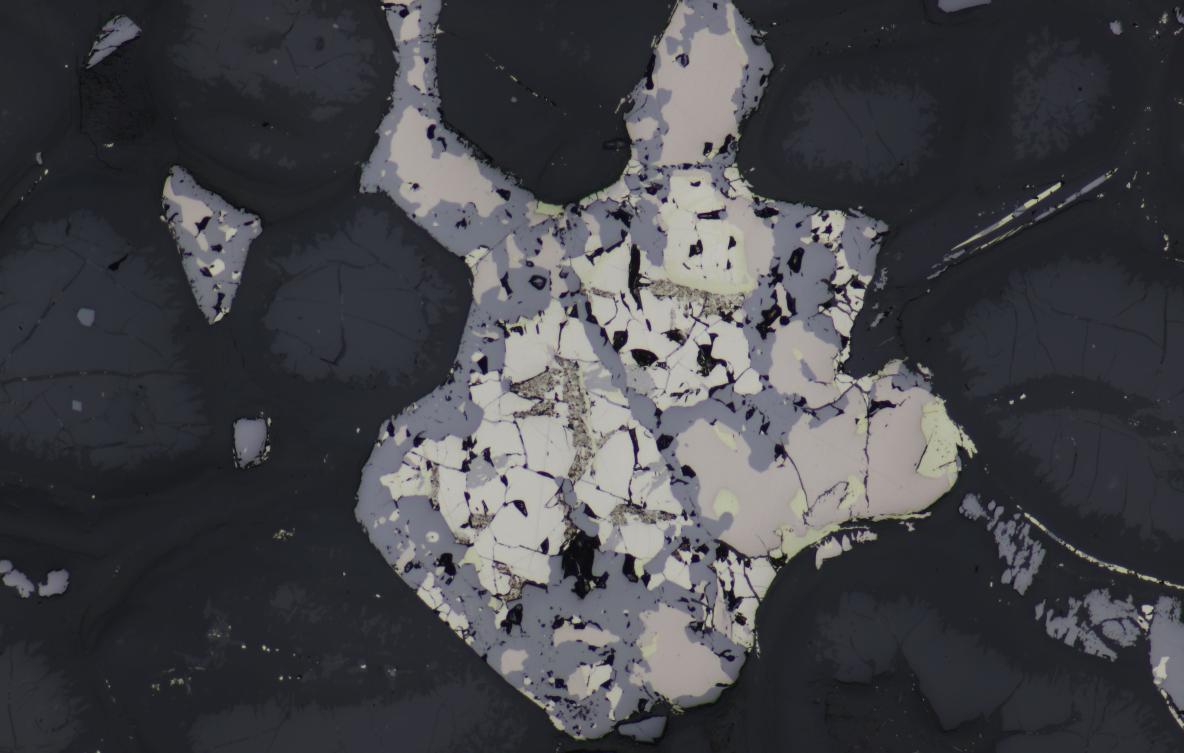
#> input picture app/server/normalize/ref_067.jpg, 5916 x 3765 px (shown at 1/5 size)
$ python normalize_v4.py
#> lines starting #> are read from the running program, lines starting #| are printed output that depends on the picture; after the words box and inside, x2 and y2 are one past the last pixel; in counts of white or black regions, pixels touching at a corner belong together
# -*- coding: utf-8 -*-
"""
Нормализация аншлифов (Норникель) к единому виду — метод v4.

ЗАЧЕМ
  Кадры сняты разными мыльницами без контроля параметров: гуляют цветовой каст
  (зелень/синева) и экспозиция (темень/засвет). Тест на хакатоне может содержать
  такие же «кривые» кадры — этот скрипт приводит любой из них к единому виду.

КАК (две независимые стадии; обе устойчивы к тому, каких фаз в кадре много)
  1) ЦВЕТ. Совмещаем гистограммы каналов: R и B подгоняем к G аффинно
     (только растяжение+сдвиг, форму не меняем). Опоры считаем ТОЛЬКО по
     малонасыщенным (серым) пикселям и в 2 итерации, поэтому жёлтый халькопирит
     и розовый пентландит не загрязняют подгонку и сохраняют свой оттенок.
     Так одновременно уходят «зелёные тени» и «фиолетовые света» —
     то, что один общий множитель починить не может.
  2) ЯРКОСТЬ. Чёрную/белую точки по яркости тянем к эталону (067),
     одинаково по всем каналам — цвет при этом не искажается.

ЗАПУСК
  python normalize_v4.py                 # прогон всей базы SRC -> DST (по умолчанию)
  python normalize_v4.py <вход> <выход>  # файл -> файл, или папка -> папка (рекурсивно)

Требуется: numpy, opencv-python.
"""
import os, sys, time, numpy as np, cv2
from concurrent.futures import ProcessPoolExecutor

# ---------- пути по умолчанию (режим "вся база") ----------
SRC = r"C:\projects\nornikel\nornikel_data"
DST = r"C:\projects\nornikel\nornikel_data_norm"
# Эталон яркости: env NORMALIZE_REF, иначе бандл рядом со скриптом (портативно при
# деплое). Если и его нет — ref_tone() падает на вшитый фолбэк REF_BLACK/WHITE.
REF = os.environ.get("NORMALIZE_REF") or os.path.join(os.path.dirname(__file__), "ref_067.jpg")

# ---------- параметры метода ----------
NEUTRAL_P = 45.0         # доля самых малонасыщенных пикселей, считаемых "серыми"
ALO, AHI  = 2.0, 98.0    # перцентили-опоры для аффинного совмещения каналов
ITERS     = 2            # итераций уточнения (каст сам себя не маскирует)
BLACK_P, WHITE_P = 0.3, 99.7   # перцентили чёрной/белой точки по яркости
# эталонные тоновые точки (sRGB, посчитаны с 067) — фолбэк, если REF недоступен:
REF_BLACK, REF_WHITE = 0.0621, 0.7400

# ---------- производительность / память ----------
JPEG_Q        = 95
BIG_BYTES     = 40_000_000    # файлы крупнее -> отдельный "тяжёлый" пул (напр. pans 574 МП)
SMALL_WORKERS = 12
BIG_WORKERS   = 2
IMG_EXT       = (".jpg", ".jpeg", ".png", ".bmp", ".tif", ".tiff")
cv2.setNumThreads(2)

def load(path):
#> called with path = 'app/server/normalize/ref_067.jpg'
    b = cv2.imdecode(np.fromfile(path, np.uint8), cv2.IMREAD_COLOR)
#> b is the input picture: shape (3765, 5916, 3); mean B, G, R 72.8, 68.4, 67.9
    if b is None:
        raise IOError("не читается изображение")
    return cv2.cvtColor(b, cv2.COLOR_BGR2RGB).astype(np.float32) / 255.0

def lum(x):
    return x[..., 0]*0.299 + x[..., 1]*0.587 + x[..., 2]*0.114

def align_channels(img):            # in-place; G не трогаем
    for _ in range(ITERS):
        chroma = img.max(2) - img.min(2)
        thr = np.percentile(chroma, NEUTRAL_P)
        nm = chroma <= thr
        if nm.sum() < 2000:          # почти нет серых — берём весь кадр
            nm = np.ones(chroma.shape, bool)
        g = img[..., 1][nm]; glo, ghi = np.percentile(g, [ALO, AHI])
        for c in (0, 2):
            cc = img[..., c][nm]; clo, chi = np.percentile(cc, [ALO, AHI])
            s = np.float32((ghi - glo) / max(chi - clo, 1e-6))
            ch = img[..., c]; ch -= np.float32(clo); ch *= s; ch += np.float32(glo)
            np.clip(ch, 0, 1, out=ch)
        del chroma, nm
#> this loop made 2 passes
#> (thr, glo, ghi) on passes 1 to 2: (0.0314, 0.106, 0.729), (0.0184, 0.102, 0.733)
#> pass 1, in align_channels, `chroma = img.max(2) - img.min(2)`:
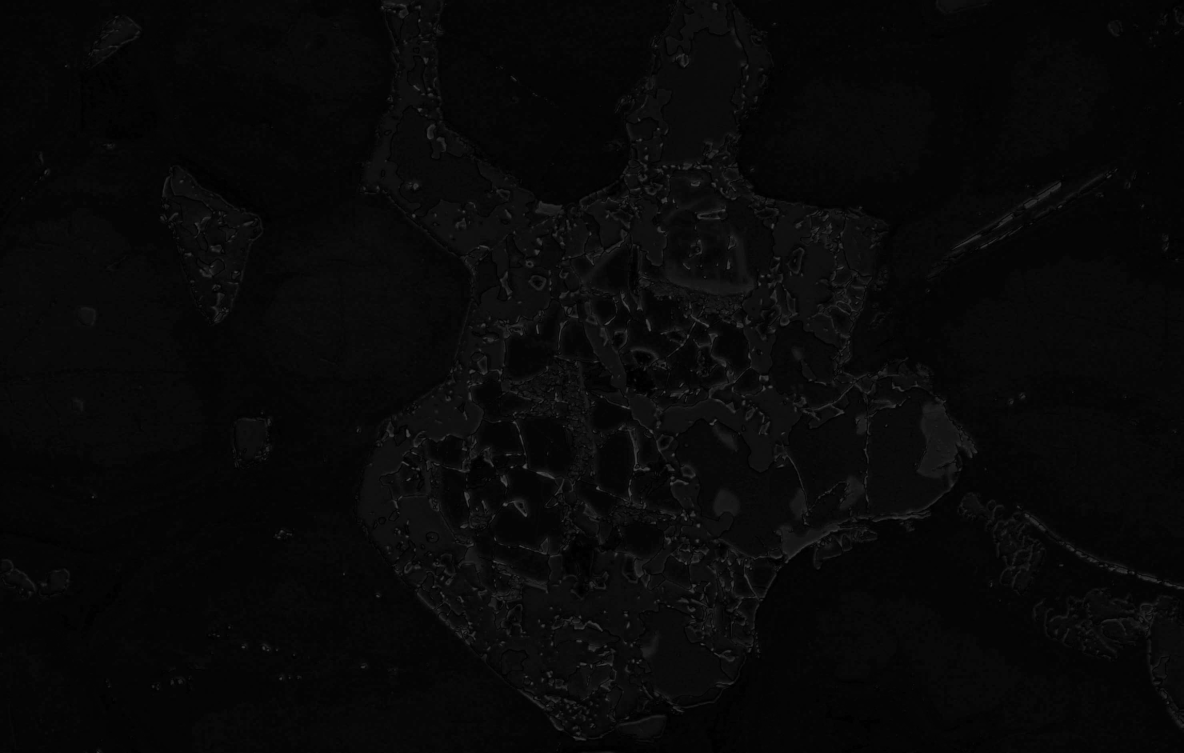
#> chroma: shape (3765, 5916) float32 (shown at 1/5 size); min 0, max 0.38, mean 0.0368
#> pass 1, in align_channels, `nm = chroma <= thr`:
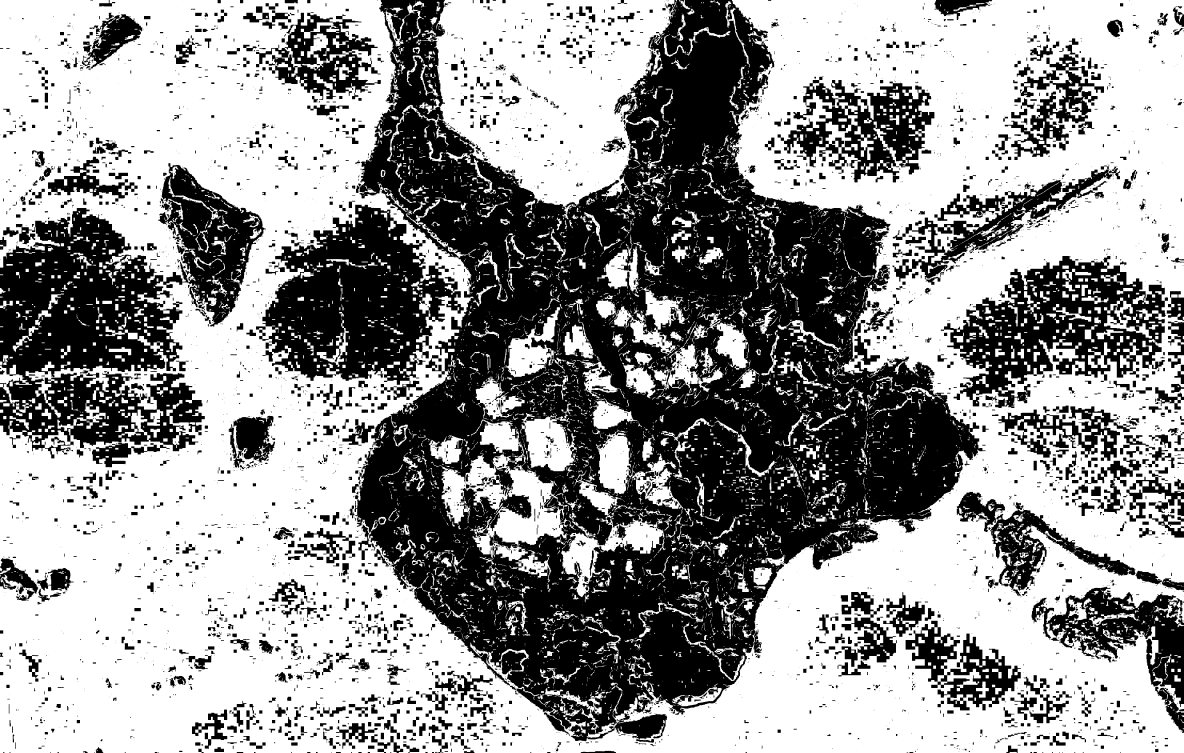
#> nm: shape (3765, 5916) bool (shown at 1/5 size); 59.3% white; 6396 black regions (3422 under 20 px), largest, box (x1, y1, x2, y2) and area: (1773, 0, 4928, 3706) 5225158, (0, 1040, 1024, 2292) 718255, (1312, 1024, 2319, 2000) 516814
#> pass 2, in align_channels, `nm = chroma <= thr`:
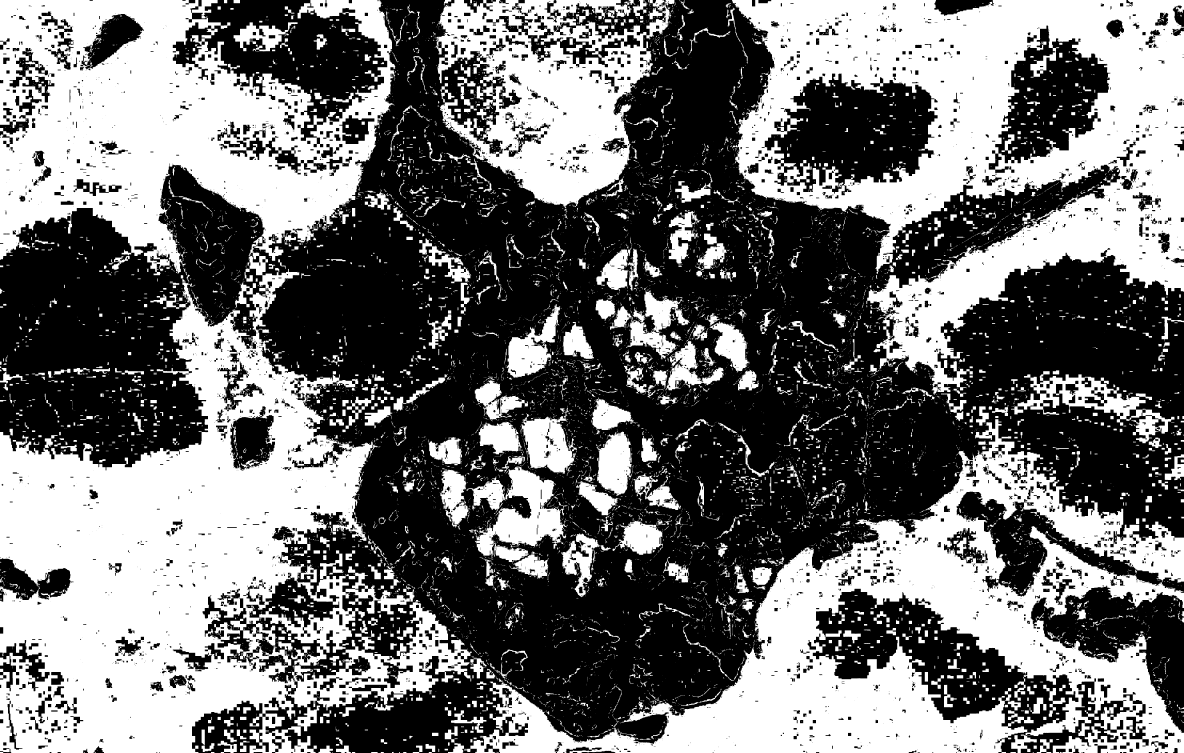
#> nm: shape (3765, 5916) bool (shown at 1/5 size); 45.1% white; 11054 white regions (7025 under 20 px), largest, box (x1, y1, x2, y2) and area: (0, 0, 2359, 3765) 4080469, (3660, 0, 5916, 1974) 1999027, (2320, 2096, 5916, 3765) 1811618
    return img

def normalize(img, rb, rw):
    align_channels(img)
    y = lum(img)
    b = np.percentile(y, BLACK_P); w = np.percentile(y, WHITE_P); del y
    s = np.float32((rw - rb) / max(w - b, 1e-6))
    img -= np.float32(b); img *= s; img += np.float32(rb)
    np.clip(img, 0, 1, out=img)
    return img

def ref_tone():
    """Тоновые точки эталона: с 067, иначе — вшитый фолбэк."""
    try:
        im = align_channels(load(REF)); y = lum(im)
        return float(np.percentile(y, BLACK_P)), float(np.percentile(y, WHITE_P))
    except Exception as e:
        print(f"(эталон 067 недоступен: {e} -> беру вшитые числа)", flush=True)
        return REF_BLACK, REF_WHITE

def process(args):
    pin, pout, rb, rw = args
    try:
        img = normalize(load(pin), rb, rw)
        img *= 255.0; img += 0.5
        u8 = img.astype(np.uint8); del img
        bgr = cv2.cvtColor(u8, cv2.COLOR_RGB2BGR)
        out = os.path.splitext(pout)[0] + ".jpg"      # результат всегда .jpg
        ok, buf = cv2.imencode(".jpg", bgr, [cv2.IMWRITE_JPEG_QUALITY, JPEG_Q])
        buf.tofile(out)
        return (pin, None)
    except Exception as e:
        return (pin, repr(e))

def gather(src, dst):
    """Собираем задачи (вход->выход). src может быть файлом или папкой."""
    small, big = [], []
    if os.path.isfile(src):
        pairs = [(src, dst if dst.lower().endswith(IMG_EXT) else
                  os.path.join(dst, os.path.basename(src)))]
    else:
        pairs = []
        for root, _, files in os.walk(src):
            rel = os.path.relpath(root, src)
            for fn in files:
                if not fn.lower().endswith(IMG_EXT): continue
                if fn.startswith("_preview"): continue
                pairs.append((os.path.join(root, fn), os.path.join(dst, rel, fn)))
    for pin, pout in pairs:
        os.makedirs(os.path.dirname(pout) or ".", exist_ok=True)
        (big if os.path.getsize(pin) > BIG_BYTES else small).append((pin, pout))
    return small, big

def run_pool(tasks, rb, rw, workers, label):
    if not tasks: return 0
    t0 = time.time(); done = 0; errs = 0; n = len(tasks)
    args = [(pin, pout, rb, rw) for pin, pout in tasks]
    # NORMALIZE_SERIAL — гнать без ProcessPoolExecutor. Нужно, когда процесс идёт
    # под SYSTEM/сессией 0 (планировщик), где спавн multiprocessing-воркеров
    # не работает. Для пер-загрузочной нормализации (мало файлов) серийно ок.
    if os.environ.get("NORMALIZE_SERIAL") or workers <= 1:
        for a in args:
            pin, err = process(a)
            done += 1
            if err: errs += 1; print("ERR", pin, err, flush=True)
        print(f"[{label}] {done}/{n} serial errs={errs}", flush=True)
        return errs
    with ProcessPoolExecutor(max_workers=workers) as ex:
        for pin, err in ex.map(process, args):
            done += 1
            if err: errs += 1; print("ERR", pin, err, flush=True)
            if done % 25 == 0 or done == n:
                dt = time.time() - t0
                print(f"[{label}] {done}/{n}  {dt:.0f}s  {done/max(dt,1e-9):.1f} img/s  errs={errs}", flush=True)
    return errs

def main():
    if len(sys.argv) >= 3:
        src, dst = sys.argv[1], sys.argv[2]
    else:
        src, dst = SRC, DST
        print(f"режим по умолчанию: {src} -> {dst}", flush=True)
    rb, rw = ref_tone(); print("тоновые точки эталона:", round(rb, 4), round(rw, 4), flush=True)
#> after `rb, rw = ref_tone()`: rb = 0.0621; rw = 0.74
    small, big = gather(src, dst)
    print(f"мелких: {len(small)}  тяжёлых: {len(big)}", flush=True)
    t0 = time.time()
    e = run_pool(small, rb, rw, SMALL_WORKERS, "small")
#> e = 0
    e += run_pool(big, rb, rw, BIG_WORKERS, "big")
    print(f"ГОТОВО: {len(small)+len(big)} файлов, ошибок {e}, {time.time()-t0:.0f}s", flush=True)

if __name__ == "__main__":
    main()
